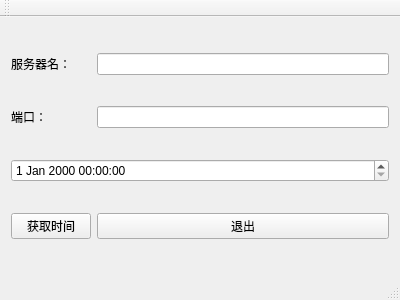
<?xml version="1.0" encoding="UTF-8"?>
<ui version="4.0">
 <class>MainWindow</class>
 <widget class="QMainWindow" name="MainWindow">
  <property name="geometry">
   <rect>
    <x>0</x>
    <y>0</y>
    <width>400</width>
    <height>300</height>
   </rect>
  </property>
  <property name="windowTitle">
   <string>MainWindow</string>
  </property>
  <widget class="QWidget" name="centralWidget">
   <layout class="QGridLayout" name="gridLayout">
    <item row="0" column="0">
     <widget class="QLabel" name="label">
      <property name="text">
       <string>服务器名：</string>
      </property>
     </widget>
    </item>
    <item row="0" column="1">
     <widget class="QLineEdit" name="serverNameLineEdit"/>
    </item>
    <item row="1" column="0">
     <widget class="QLabel" name="label_2">
      <property name="text">
       <string>端口：</string>
      </property>
     </widget>
    </item>
    <item row="1" column="1">
     <widget class="QLineEdit" name="portLineEdit"/>
    </item>
    <item row="2" column="0" colspan="2">
     <widget class="QDateTimeEdit" name="dateTimeEdit"/>
    </item>
    <item row="3" column="0">
     <widget class="QPushButton" name="GetTimeButton">
      <property name="text">
       <string>获取时间</string>
      </property>
     </widget>
    </item>
    <item row="3" column="1">
     <widget class="QPushButton" name="QuitButton">
      <property name="text">
       <string>退出</string>
      </property>
     </widget>
    </item>
   </layout>
  </widget>
  <widget class="QMenuBar" name="menuBar">
   <property name="geometry">
    <rect>
     <x>0</x>
     <y>0</y>
     <width>400</width>
     <height>23</height>
    </rect>
   </property>
  </widget>
  <widget class="QToolBar" name="mainToolBar">
   <attribute name="toolBarArea">
    <enum>TopToolBarArea</enum>
   </attribute>
   <attribute name="toolBarBreak">
    <bool>false</bool>
   </attribute>
  </widget>
  <widget class="QStatusBar" name="statusBar"/>
 </widget>
 <layoutdefault spacing="6" margin="11"/>
 <resources/>
 <connections/>
</ui>
